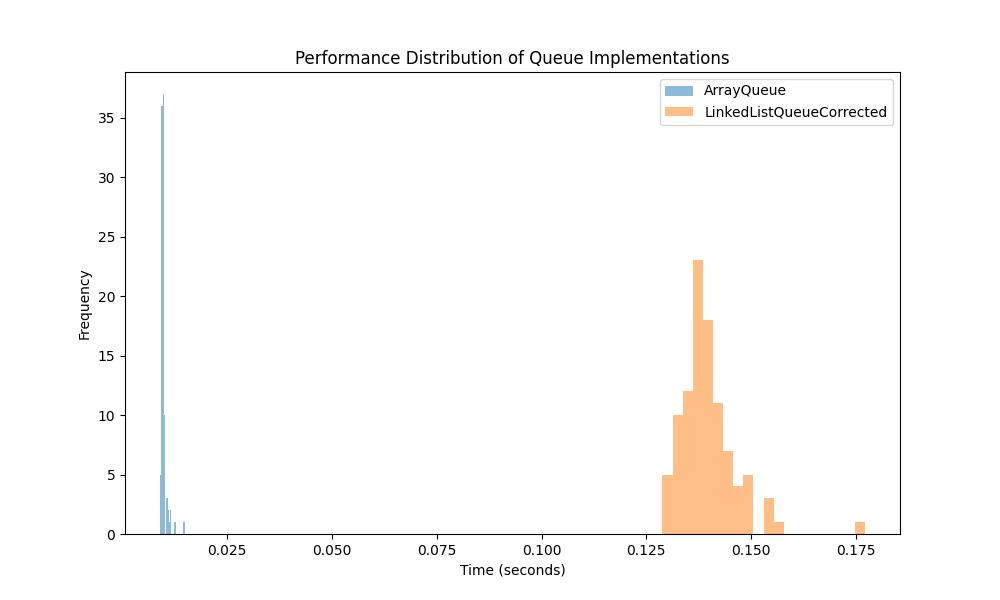

This chart was generated by the following Python code:
import random
import timeit
import matplotlib.pyplot as plt

# Queue implementations

class ArrayQueue:
    def __init__(self):
        self.items = []

    def enqueue(self, item):
        self.items.insert(0, item)

    def dequeue(self):
        if not self.is_empty():
            return self.items.pop()
        raise IndexError("dequeue from empty queue")

    def is_empty(self):
        return len(self.items) == 0

class Node:
    def __init__(self, data=None):
        self.data = data
        self.next = None

class LinkedListQueueCorrected:
    def __init__(self):
        self.head = None
        self.tail = None

    def enqueue(self, item):
        new_node = Node(item)
        if self.tail is None:
            self.head = self.tail = new_node
        else:
            new_node.next = self.head
            self.head = new_node

    def dequeue(self):
        if self.head is None:
            raise IndexError("dequeue from empty queue")
        temp = self.head
        if self.head == self.tail:
            self.head = self.tail = None
        else:
            prev = None
            while temp.next:
                prev = temp
                temp = temp.next
            self.tail = prev
            if self.tail:
                self.tail.next = None
        return temp.data

    def is_empty(self):
        return self.head is None

# Function to generate random tasks
def generate_tasks(n=10000, enqueue_prob=0.7):
    return ["enqueue" if random.random() < enqueue_prob else "dequeue" for _ in range(n)]

# Performance test
def performance_test(queue_type):
    task_lists = [generate_tasks() for _ in range(100)]
    times = []

    for tasks in task_lists:
        queue = queue_type()
        start_time = timeit.default_timer()
        
        for task in tasks:
            if task == "enqueue":
                queue.enqueue(random.randint(1, 100))
            else:
                if not queue.is_empty():
                    queue.dequeue()

        end_time = timeit.default_timer()
        times.append(end_time - start_time)

    return times

# Measure performance
array_queue_times = performance_test(ArrayQueue)
linked_list_queue_times = performance_test(LinkedListQueueCorrected)

# Plotting the distribution of times
plt.figure(figsize=(10, 6))
plt.hist(array_queue_times, bins=20, alpha=0.5, label='ArrayQueue')
plt.hist(linked_list_queue_times, bins=20, alpha=0.5, label='LinkedListQueueCorrected')
plt.legend(loc='upper right')
plt.xlabel('Time (seconds)')
plt.ylabel('Frequency')
plt.title('Performance Distribution of Queue Implementations')
plt.savefig('ex4.jpeg')

'''
Depending on the specific operations (enqueue and dequeue) and their complexity
in each implementation, one might outperform the other. The ArrayQueue's insert(0, item)
operation has a linear complexity because it needs to move all other elements. Conversely,
the LinkedListQueue can add an element at the head in constant time, but removing an element
from the tail requires traversing the list unless it's the only element.
'''
